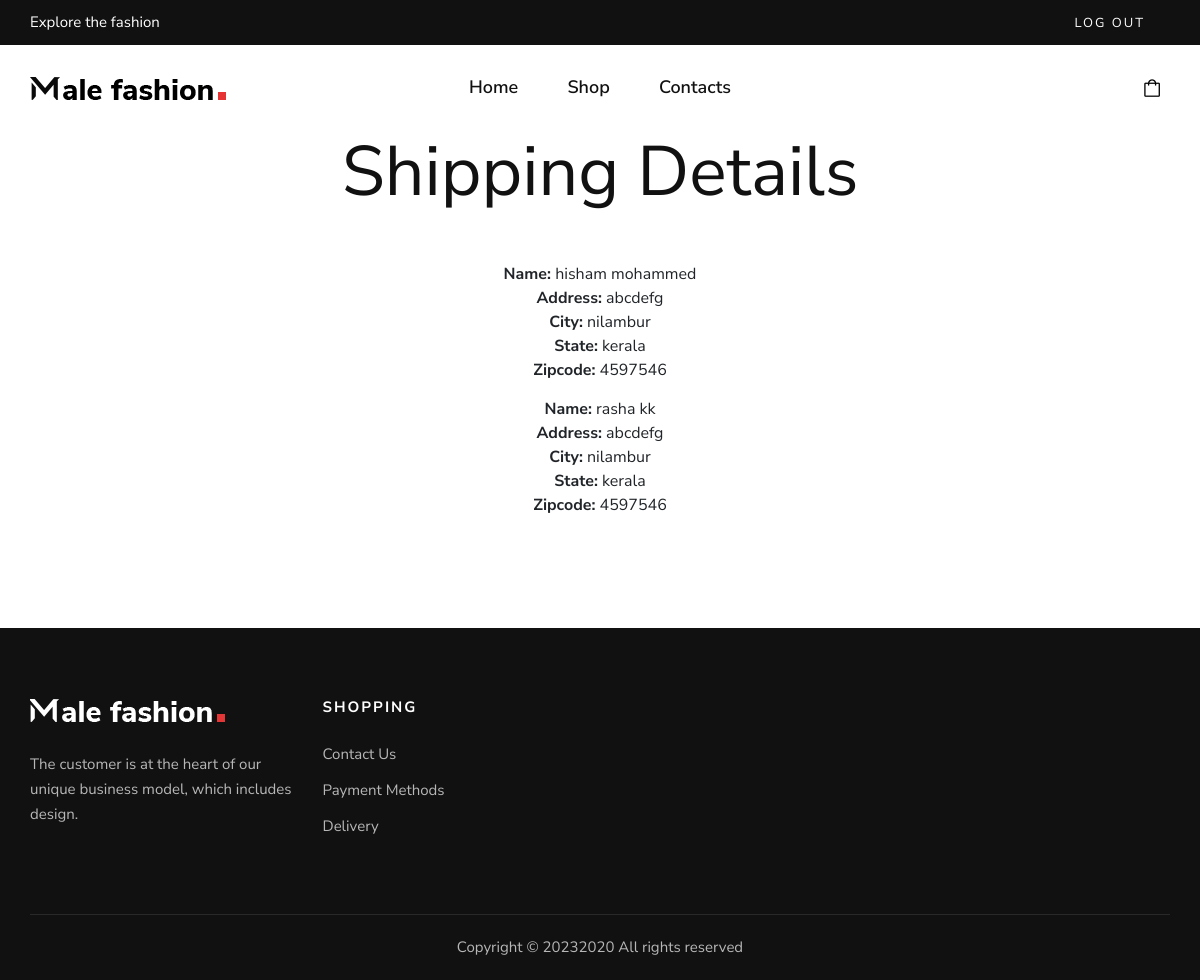
The app's page /payment/ (signed in) with its own data.
### store/models.py (models this page shows, shortened)
class ShippingAddress(models.Model):
    first_name = models.CharField(max_length=50, null=True)
    last_name = models.CharField(max_length=50, null=True)
    customer = models.ForeignKey(Customer, on_delete=models.SET_NULL, null=True)
    order = models.ForeignKey(Order, on_delete=models.SET_NULL, null=True)
    address = models.CharField(max_length=200, null=False)
    city = models.CharField(max_length=200, null=False)
    state = models.CharField(max_length=200, null=False)
    zipcode = models.CharField(max_length=200, null=False)
    date_added = models.DateTimeField(auto_now_add=True)

### store/views.py (the view)
# urls.py: path('payment/',views.payment, name ="payment"),
@login_required(login_url='login')
def payment(request):
    shipping_details = ShippingAddress.objects.filter(customer=request.user.customer)
    context = {'shipping_details':shipping_details}
    return render(request, 'payment.html',context)

### store/templates/payment.html (shortened to what this page needs)
{% extends 'main.html' %}
{% load static %}
{% block content %}
<div class="container " style="text-align:center">
<h1>Shipping Details</h1>
<br>
<br>
<ul style="list-style: none;">
{% for detail in shipping_details %}
<li><strong>Name:</strong> {{detail.first_name}} {{detail.last_name}}</li>
<li><strong>Address:</strong> {{detail.address}}</li>
<li><strong>City:</strong> {{detail.city}}</li>
<li><strong>State:</strong> {{detail.state}}</li>
<li><strong>Zipcode:</strong> {{detail.zipcode}}</li>
{%endfor %}
</ul>
</div>
<br>
<br><br>
<br>
{% endblock %}

### static/css/style.css (style rules this page uses)
html, body { height: 100%; font-family: "Nunito Sans", sans-serif; -webkit-font-smoothing: antialiased; }
h1, h2, h3, h4, h5, h6 { margin: 0; color: #111111; font-weight: 400; font-family: "Nunito Sans", sans-serif; }
h1 { font-size: 70px; }
ul, ol { padding: 0; margin: 0; }
@media only screen and (min-width: 1200px) { .container { max-width: 1170px; } }

### records on screen
ShippingAddress: first_name "hisham", last_name "mohammed", address "abcdefg", city "nilambur", state "kerala", zipcode "4597546"
ShippingAddress: first_name "rasha", last_name "kk", address "abcdefg", city "nilambur", state "kerala", zipcode "4597546"
